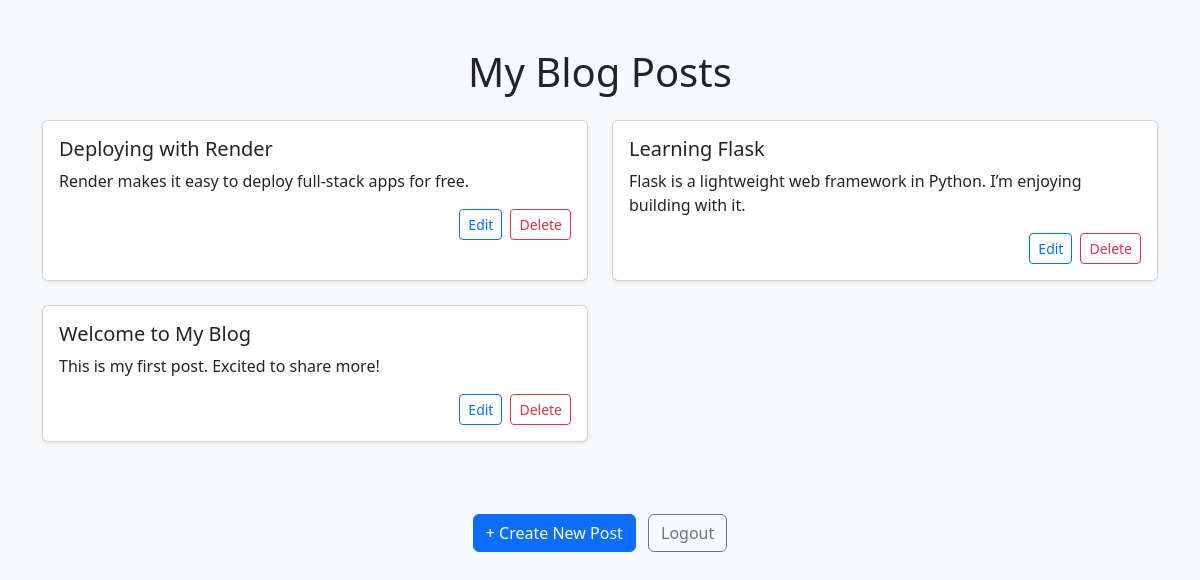
The page / on the database its author committed.
### tables this page shows
CREATE TABLE posts (
    id INTEGER PRIMARY KEY AUTOINCREMENT,
    title TEXT NOT NULL,
    content TEXT NOT NULL
);

### app.py (the view)
@app.route('/')
def home():
    conn = get_db_connection()
    cursor = conn.cursor()
    cursor.execute('SELECT * FROM posts ORDER BY id DESC')
    posts = cursor.fetchall()
    cursor.close()
    conn.close()
    return render_template('home.html', posts=posts)

### app.py (called while the page is built)
def get_db_connection():
    conn = sqlite3.connect('blog.db')
    conn.row_factory = sqlite3.Row
    return conn

### templates/home.html (shortened to what this page needs)
<!DOCTYPE html>
<html lang="en">
<head>
    <link href="https://cdn.jsdelivr.net/npm/bootstrap@5.3.0/dist/css/bootstrap.min.css" rel="stylesheet">
</head>
<body class="bg-light">
    <div class="container py-5">
        <h1 class="mb-4 text-center">My Blog Posts</h1>
        {% if posts %}
            <div class="row">
                {% for post in posts %}
                    <div class="col-md-6 mb-4">
                        <div class="card shadow-sm h-100">
                            <div class="card-body">
                                <h5 class="card-title">{{ post[1] }}</h5>
<p class="card-text">{{ post[2] }}</p>
<div class="d-flex justify-content-end gap-2 mt-3">
    <a href="/edit/{{ post[0] }}" class="btn btn-sm btn-outline-primary">Edit</a>
    <a href="/delete/{{ post[0] }}" class="btn btn-sm btn-outline-danger">Delete</a>
</div>
                            </div>
                        </div>
                    </div>
                {% endfor %}
            </div>
        {% else %}
            <p class="text-muted text-center">No posts yet!</p>
        {% endif %}
        <div class="text-center mt-5">
            <a href="/create" class="btn btn-primary">+ Create New Post</a>
            <a href="/logout" class="btn btn-outline-secondary ms-2">Logout</a>
        </div>
    </div>
</body>
</html>

### rows shown on the page
posts: title "Deploying with Render", content "Render makes it easy to deploy full-stack apps for free."
posts: title "Learning Flask", content "Flask is a lightweight web framework in Python. I’m enjoying building with it."
posts: title "Welcome to My Blog", content "This is my first post. Excited to share more!"
